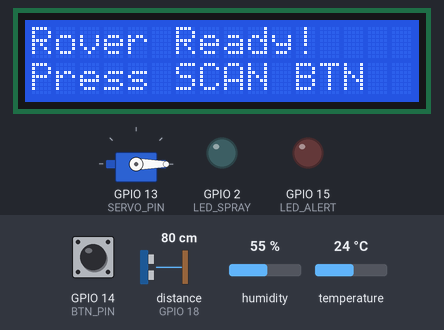
The sketch below on a simulated ESP32. Parts: servo, 16×2 character LCD, output pins drawn as LEDs (lit = HIGH). Wiring (from diagram.json): ultrasonic range finder: trigger GPIO 5; echo GPIO 18. Inputs (shaded band) come from the test bench; at power-on: distance to the obstacle (sensor on GPIO 18) 80 cm, GPIO 14 (BTN_PIN) HIGH, humidity 55 %, temperature 24 °C. The echo pulse lasts 58.3 µs per cm; WiFi joins after 1.5 s; servers stay silent unless stated; uploads are accepted with an empty reply; pins used as bus, display or sensor lines are not drawn; what the sketch prints to the serial monitor is not drawn.

Above: at 2.8 s.
2.9 s: distance to the obstacle (sensor on GPIO 18) set to 28 cm
4.4 s: distance to the obstacle (sensor on GPIO 18) set to 23 cm
At 5.3 s:
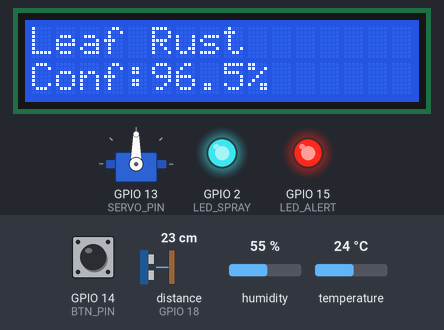
10.4 s: distance to the obstacle (sensor on GPIO 18) set to 35 cm
13.2 s: GPIO 14 (BTN_PIN) pulled LOW for 3.2 s
At 14.56 s:
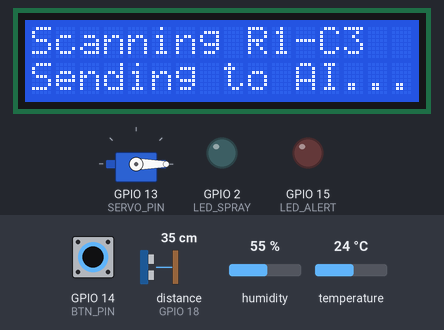
17.9 s: GPIO 14 (BTN_PIN) pulled LOW for 3.2 s
At 22.8 s:
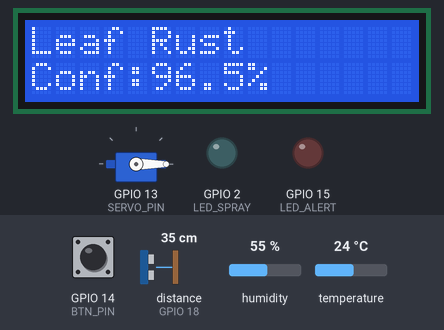
Timing chart, 0 to 23.6 s (numbered marks = the images above; inputs shaded):
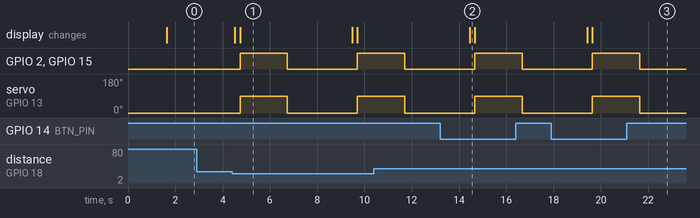

The sketch:

sketch.ino
```cpp
#include <WiFi.h>
#include <HTTPClient.h>
#include <ArduinoJson.h>
#include <ESP32Servo.h>
#include <LiquidCrystal_I2C.h>
#include <DHT.h>

const char* ssid = "Wokwi-GUEST";
const char* password = "";

// Replace with your public tunnel URL to localhost:8000 (e.g. "https://xxxx.lhr.life/api/wokwi/predict")
const char* SERVER_URL = "http://host.wokwi.internal:8000/api/wokwi/predict";

#define TRIG_PIN 5
#define ECHO_PIN 18
#define DHT_PIN 4
#define BTN_PIN 14
#define SERVO_PIN 13
#define LED_SPRAY 2
#define LED_ALERT 15

DHT dht(DHT_PIN, DHT22);
Servo sprayNozzle;
LiquidCrystal_I2C lcd(0x27, 16, 2);

int plantIndex = 1;

void setup() {
  Serial.begin(115200);
  pinMode(TRIG_PIN, OUTPUT);
  pinMode(ECHO_PIN, INPUT);
  pinMode(BTN_PIN, INPUT_PULLUP);
  pinMode(LED_SPRAY, OUTPUT);
  pinMode(LED_ALERT, OUTPUT);

  dht.begin();
  sprayNozzle.attach(SERVO_PIN);
  sprayNozzle.write(0); // Nozzle closed

  lcd.init();
  lcd.backlight();
  lcd.setCursor(0, 0);
  lcd.print("CropGuard AI");
  lcd.setCursor(0, 1);
  lcd.print("Connecting WiFi");

  WiFi.begin(ssid, password);
  while (WiFi.status() != WL_CONNECTED) {
    delay(300);
    Serial.print(".");
  }
  Serial.println("\nWiFi Connected!");
  lcd.clear();
  lcd.print("Rover Ready!");
  lcd.setCursor(0, 1);
  lcd.print("Press SCAN BTN");
}

float readDistanceCM() {
  digitalWrite(TRIG_PIN, LOW);
  delayMicroseconds(2);
  digitalWrite(TRIG_PIN, HIGH);
  delayMicroseconds(10);
  digitalWrite(TRIG_PIN, LOW);
  long duration = pulseIn(ECHO_PIN, HIGH, 30000);
  if (duration == 0) return 100.0;
  return duration * 0.034 / 2.0;
}

void triggerAIScanAndSpray(float dist, float temp, float hum) {
  String plantId = "R1-C" + String(plantIndex);
  plantIndex = (plantIndex % 6) + 1;

  lcd.clear();
  lcd.print("Scanning " + plantId);
  lcd.setCursor(0, 1);
  lcd.print("Sending to AI...");

  if (WiFi.status() == WL_CONNECTED) {
    HTTPClient http;
    http.begin(SERVER_URL);
    http.addHeader("Content-Type", "application/json");

    StaticJsonDocument<256> doc;
    doc["plant_id"] = plantId;
    doc["distance_cm"] = dist;
    doc["temperature"] = temp;
    doc["humidity"] = hum;
    doc["crop_type"] = "Rose";
    doc["trigger"] = "wokwi_esp32";

    String payload;
    serializeJson(doc, payload);
    Serial.println("TX -> " + payload);

    int httpCode = http.POST(payload);
    if (httpCode > 0) {
      String response = http.getString();
      Serial.println("RX <- " + response);

      StaticJsonDocument<512> resDoc;
      deserializeJson(resDoc, response);

      const char* disease = resDoc["disease"] | "Leaf Rust";
      float conf = resDoc["confidence"] | 96.5;
      bool spray = resDoc["spray_command"] | true;

      lcd.clear();
      lcd.setCursor(0, 0);
      lcd.print(String(disease).substring(0, 16));
      lcd.setCursor(0, 1);
      lcd.print("Conf:" + String(conf, 1) + "%");

      if (spray && String(disease) != "Healthy") {
        digitalWrite(LED_ALERT, HIGH);
        digitalWrite(LED_SPRAY, HIGH);
        sprayNozzle.write(90); // Open precision spray valve!
        delay(2000);
        sprayNozzle.write(0);  // Close nozzle
        digitalWrite(LED_SPRAY, LOW);
        digitalWrite(LED_ALERT, LOW);
      }
    } else {
      Serial.println("HTTP Error: " + String(httpCode));
      lcd.clear();
      lcd.print("Server Offline");
    }
    http.end();
  }
}

void loop() {
  float dist = readDistanceCM();
  float temp = dht.readTemperature();
  float hum = dht.readHumidity();
  if (isnan(temp)) temp = 28.0;
  if (isnan(hum)) hum = 75.0;

  // Trigger if green SCAN button is pressed OR plant is within 25cm of ultrasonic sensor
  if (digitalRead(BTN_PIN) == LOW || dist < 25.0) {
    triggerAIScanAndSpray(dist, temp, hum);
    delay(2500);
  }
  delay(200);
}
```

Measured:
- the behaviour switches between 26 and 25 cm on distance to the obstacle (sensor on GPIO 18) (found by bisection; images 0 and 1)
- after the input at 2.9 s, every drawn part: stays the same
- after the input at 4.4 s, GPIO 2 (LED_SPRAY), GPIO 15 (LED_ALERT): LOW → HIGH after 0.34 s, → LOW 2.0 s later, → HIGH 3.0 s later; servo on GPIO 13 (SERVO_PIN): 0° → 90° after 0.34 s, → 0° 2.0 s later, → 90° 3.0 s later; the display: first changes after 0.12 s (image 1 shows a later state)
- after the input at 13.2 s, GPIO 2 (LED_SPRAY), GPIO 15 (LED_ALERT): LOW → HIGH after 1.5 s, → LOW 2.0 s later; servo on GPIO 13 (SERVO_PIN): 0° → 90° after 1.5 s, → 0° 2.0 s later; the display: changes after 1.2 s (image 2)
- after the input at 17.9 s, GPIO 2 (LED_SPRAY), GPIO 15 (LED_ALERT): LOW → HIGH after 1.7 s, → LOW 2.0 s later; servo on GPIO 13 (SERVO_PIN): 0° → 90° after 1.7 s, → 0° 2.0 s later; the display: first changes after 1.5 s (image 3 shows a later state)
- what the display in image 1 shows lasts 4.8 s, from 4.7 s to 9.5 s
